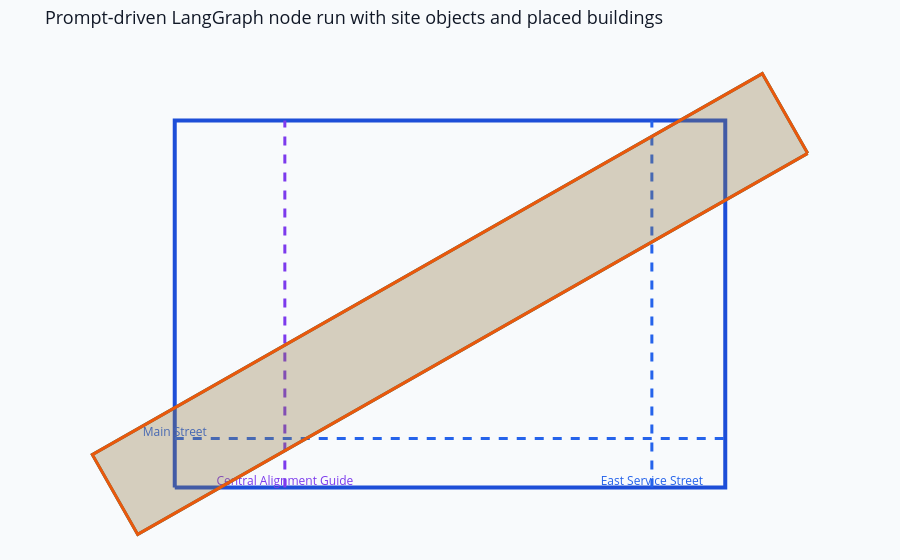

Here is the notebook cell this chart was saved with:
### Code cell
latest_shape = extract_latest_shape(final_state)

make_site_plan_figure(
    SITE_BOUNDARY,
    current_shape=latest_shape,
    placed_buildings=final_state.get("placed_buildings", []),
    site_objects=SITE_OBJECTS,
    title="Prompt-driven LangGraph node run with site objects and placed buildings",
)

### Figure 1 — Plotly figure (JSON) as saved in the notebook; plotly's stock layout.template omitted (floating-point values rounded to 4 significant figures)
{"data": [{"hoverinfo": "skip", "line": {"color": "#1d4ed8", "width": 4}, "mode": "lines", "showlegend": false, "type": "scatter", "x": [0, 90, 90, 0, 0], "y": [0, 0, 60, 60, 0]}, {"hoverinfo": "skip", "line": {"color": "#2563eb", "dash": "dash", "width": 3}, "mode": "lines+text", "showlegend": false, "text": ["Main Street", ""], "textfont": {"color": "#2563eb", "size": 12}, "textposition": "top center", "type": "scatter", "x": [0, 90], "y": [8, 8]}, {"hoverinfo": "skip", "line": {"color": "#2563eb", "dash": "dash", "width": 3}, "mode": "lines+text", "showlegend": false, "text": ["East Service Street", ""], "textfont": {"color": "#2563eb", "size": 12}, "textposition": "top center", "type": "scatter", "x": [78, 78], "y": [0, 60]}, {"hoverinfo": "skip", "line": {"color": "#7c3aed", "dash": "dash", "width": 3}, "mode": "lines+text", "showlegend": false, "text": ["Central Alignment Guide", ""], "textfont": {"color": "#7c3aed", "size": 12}, "textposition": "top center", "type": "scatter", "x": [18, 18], "y": [0, 60]}, {"fill": "toself", "fillcolor": "rgba(15, 118, 110, 0.18)", "hoverinfo": "skip", "line": {"color": "#0f766e", "width": 3}, "mode": "lines", "showlegend": false, "type": "scatter", "x": [103.5, 96.05, -13.47, -6.054, 103.5], "y": [54.63, 67.67, 5.373, -7.666, 54.63]}, {"fill": "toself", "fillcolor": "rgba(249, 115, 22, 0.18)", "hoverinfo": "skip", "line": {"color": "#ea580c", "width": 3}, "mode": "lines", "showlegend": false, "type": "scatter", "x": [103.5, 96.05, -13.47, -6.054, 103.5], "y": [54.63, 67.67, 5.373, -7.666, 54.63]}], "layout": {"font": {"color": "#111827", "size": 13}, "margin": {"b": 0, "l": 0, "r": 0, "t": 48}, "paper_bgcolor": "#f8fafc", "plot_bgcolor": "#f8fafc", "title": {"text": "Prompt-driven LangGraph node run with site objects and placed buildings"}, "xaxis": {"visible": false}, "yaxis": {"scaleanchor": "x", "scaleratio": 1, "visible": false}}}
